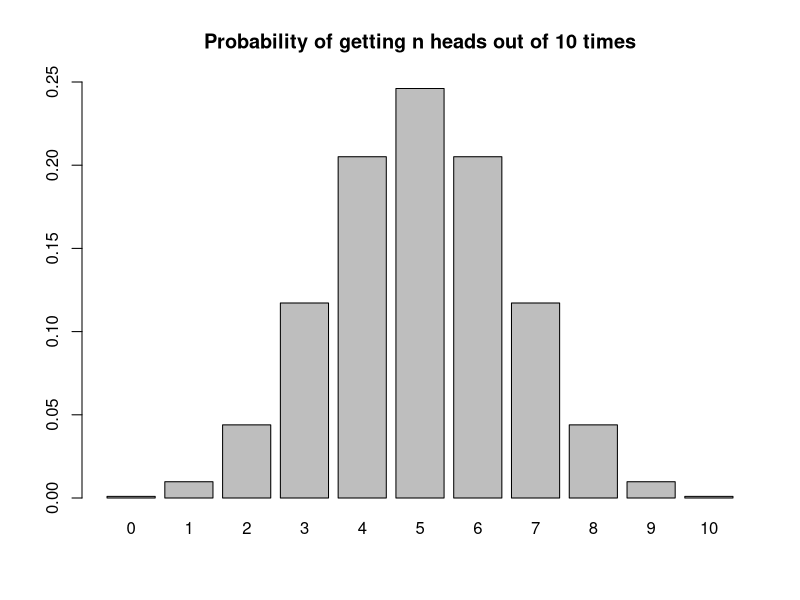
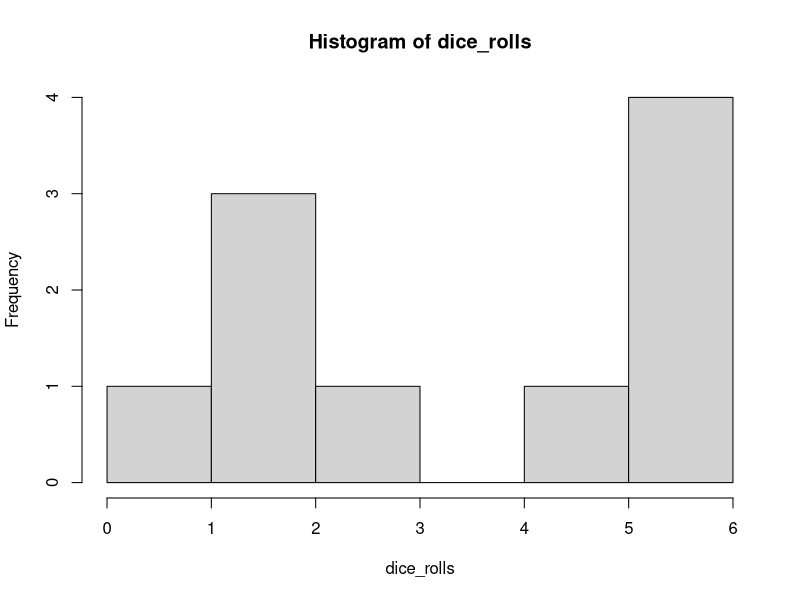
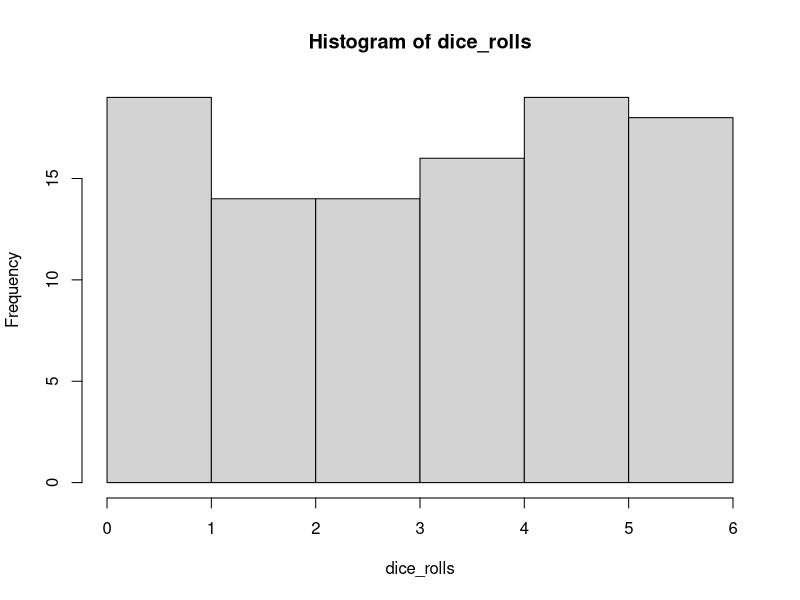
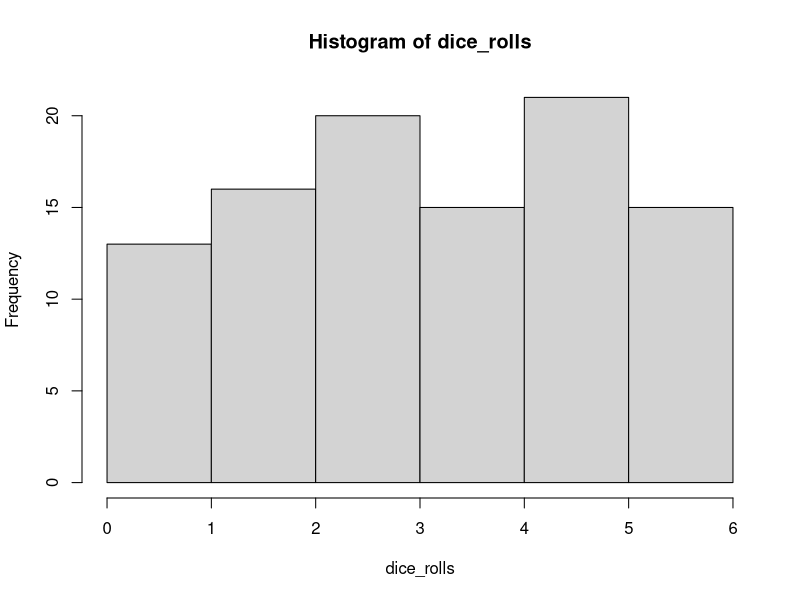

Generate these figures, in order, with R:
## ---- chunk 1
coin <- c("Head", "Tail")
sample(coin, size = 1, replace = TRUE)
## ---- chunk 2
dice <- 1:6
sample(dice, size = 2, replace = TRUE)
## ---- chunk 3
generate_poker_deck <- function() {
  suits <- c("Spades", "Hearts", "Diamonds", "Clubs")
  ranks <- c("Ace", 2:10, "Jack", "Queen", "King")
  poker_deck <- c()
  for (s in suits) {
    for (r in ranks) {
      card <- sprintf("%s of %s", r, s)
      poker_deck <- c(poker_deck, card)
    }
  }
  return(poker_deck)
}
poker_deck <- generate_poker_deck()
sample(poker_deck, size = 13, replace = FALSE)
## ---- chunk 4
rbinom(n = 1, size = 1, prob = 0.5)  # single flip, single time
rbinom(n = 3, size = 1, prob = 0.5)  # single flip, many times
rbinom(n = 1, size = 3, prob = 0.5)  # many flips, single time
rbinom(n = 20, size = 3, prob = 0.5) # many flips, many times
## ---- chunk 5
dbinom(x = 0, size = 10, prob = 0.5) # the probability of getting 0 head out of 10 times of single flip
dbinom(x = 1, size = 10, prob = 0.5) # the probability of getting 1 head out of 10 times of single flip
dbinom(x = 2, size = 10, prob = 0.5) # the probability of getting 2 heads out of 10 times of single flip
## ---- chunk 6
n_head <- 0:10
n_head_probs <- dbinom(x = n_head, size = 10, prob = 0.5)
barplot(n_head_probs, names.arg = n_head, ylim = c(0, 0.25), main = "Probability of getting n heads out of 10 times")
## ---- chunk 7
pbinom(q = 0, size = 10, prob = 0.5) # the probability of getting less than or equal to 0 head out of 10 times of trials
pbinom(q = 1, size = 10, prob = 0.5) # the probability of getting less than or equal to 0 head out of 10 times of trials
dbinom(x = 0, size = 10, prob = 0.5) + dbinom(x = 1, size = 10, prob = 0.5)
## ---- chunk 8
1 - pbinom(q = 1, size = 10, prob = 0.5)
pbinom(q = 1, size = 10, prob = 0.5, lower.tail = FALSE)
## ---- chunk 9
coin_flips <- rbinom(10, size = 1, prob = 0.5)
p_head <- sum(coin_flips) / length(coin_flips)
p_head
## ---- chunk 10
coin_flips <- rbinom(100, size = 1, prob = 0.5)
p_head <- sum(coin_flips) / length(coin_flips)
p_head
## ---- chunk 11
coin_flips <- rbinom(1000, size = 1, prob = 0.5)
p_head <- sum(coin_flips) / length(coin_flips)
p_head
## ---- chunk 12
mean(1:6)
## ---- chunk 13
dice <- 1:6
dice_rolls <- sample(dice, size = 10, replace = TRUE)
mean(dice_rolls)
hist(dice_rolls, breaks = 0:6)
## ---- chunk 14
dice_rolls <- sample(dice, size = 100, replace = TRUE)
mean(dice_rolls)
hist(dice_rolls, breaks = 0:6)
## ---- chunk 15
dice_rolls <- sample(dice, size = 100, replace = TRUE)
mean(dice_rolls)
hist(dice_rolls, breaks = 0:6)
## ---- chunk 16
coin_A <- rbinom(n = 10000, size = 1, prob = 0.5)
coin_B <- rbinom(n = 10000, size = 1, prob = 0.5)
mean(coin_A == 1 & coin_B == 1) # Both coin_A and coin_B are heads
## ---- chunk 17
0.5 * 0.5
## ---- chunk 18
coin_A <- rbinom(n = 10000, size = 1, prob = 0.5)
coin_B <- rbinom(n = 10000, size = 1, prob = 0.5)
mean(coin_A == 1 | coin_B == 1) # coin_A is head or coin_B is head
## ---- chunk 19
(0.5 + 0.5) - 0.5*0.5
## ---- chunk 20
# intersection
coin_A <- rbinom(n = 10000, size = 1, prob = 0.5)
coin_B <- rbinom(n = 10000, size = 1, prob = 0.5)
coin_C <- rbinom(n = 10000, size = 1, prob = 0.5)
mean(coin_A == 1 & coin_B == 1 & coin_C == 1)
## ---- chunk 21
0.5**3
## ---- chunk 22
# union
coin_A <- rbinom(n = 10000, size = 1, prob = 0.5)
coin_B <- rbinom(n = 10000, size = 1, prob = 0.5)
coin_C <- rbinom(n = 10000, size = 1, prob = 0.5)
mean(coin_A == 1 | coin_B == 1 | coin_C == 1)
## ---- chunk 23
(0.5 + 0.5 + 0.5) - (0.5**2 + 0.5**2 + 0.5**2) + 0.5**3
